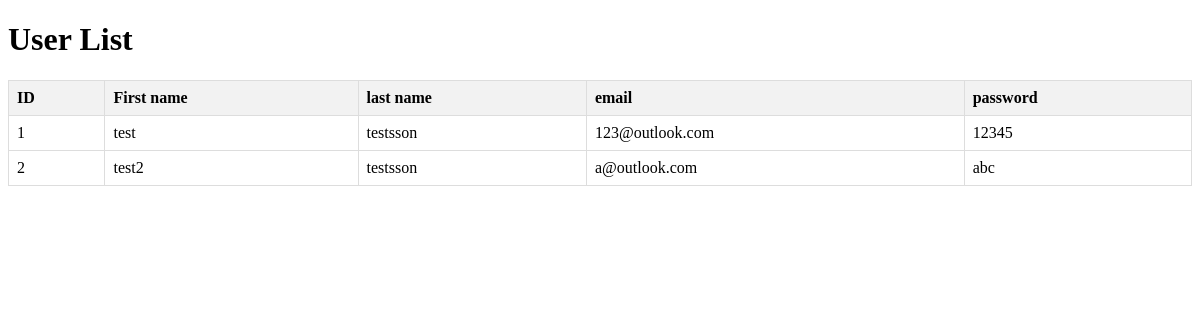
/users, run on an earlier commit of the app's database.
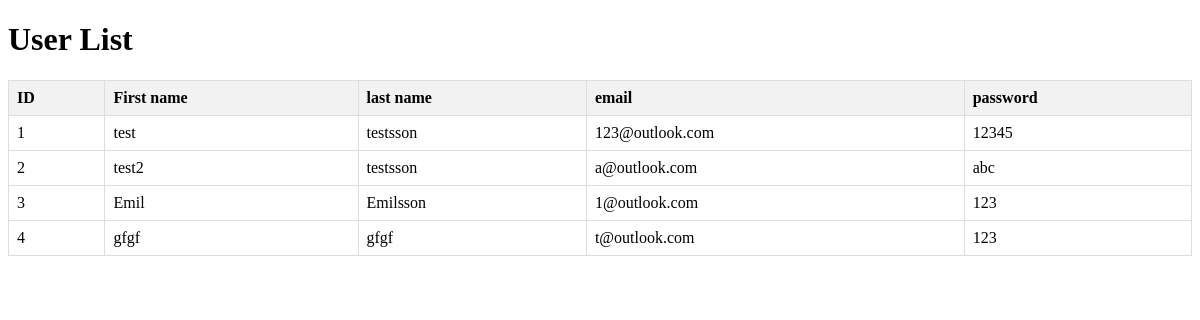
And on a later commit of the database.
### tables this page shows
CREATE TABLE Players (playerID INTEGER PRIMARY KEY AUTOINCREMENT, fName varchar, lName varchar, email varchar, password varchar);

### app.py (the view)
@app.route('/users', methods=["GET"])
def get_users():
    return render_template('users.html', players=query_db('SELECT * FROM Players'))

### test.py (called while the page is built)
def get_db():
    db = getattr(g, '_database', None)
    if db is None:
        db = g._database = sqlite3.connect(DATABASE)
        db.row_factory = sqlite3.Row
    return db

def query_db(query, args=(), one=False, commit=False):
    try:
            if commit:
                db = get_db()
                cur = db.execute(query, args)
                db.commit()
                cur.close()
                return None
            cur = get_db().execute(query, args)
            rv = cur.fetchall()
            cur.close()
            return (rv[0] if rv else None) if one else rv
    except sqlite3.Error as e:
            print("SQLite error:", e)
            return e  # Or raise an exception if needed

### template/users.html (shortened to what this page needs)
<!DOCTYPE html>
<html lang="en">
<head>
</head>
<body>
    <h1>User List</h1>
    <table>
        <thead>
            <tr>
                <th>ID</th>
                <th>First name</th>
                <th>last name</th>
                <th>email</th>
                <th>password</th>
            </tr>
        </thead>
        <tbody>
            {% for player in players %}
            <tr>
                <td>{{ player['playerID'] }}</td>
                <td>{{ player['fname'] }}</td>
                <td>{{ player['lname'] }}</td>
                <td>{{ player['email'] }}</td>
                <td>{{ player['password'] }}</td>
            </tr>
            {% endfor %}
        </tbody>
    </table>
</body>
</html>

What changed in the data, as far as the page shows it:
added Players: playerID "3", fname "Emil", lname "Emilsson", email "1@outlook.com", password "123"
added Players: playerID "4", fname "gfgf", lname "gfgf", email "t@outlook.com", password "123"
